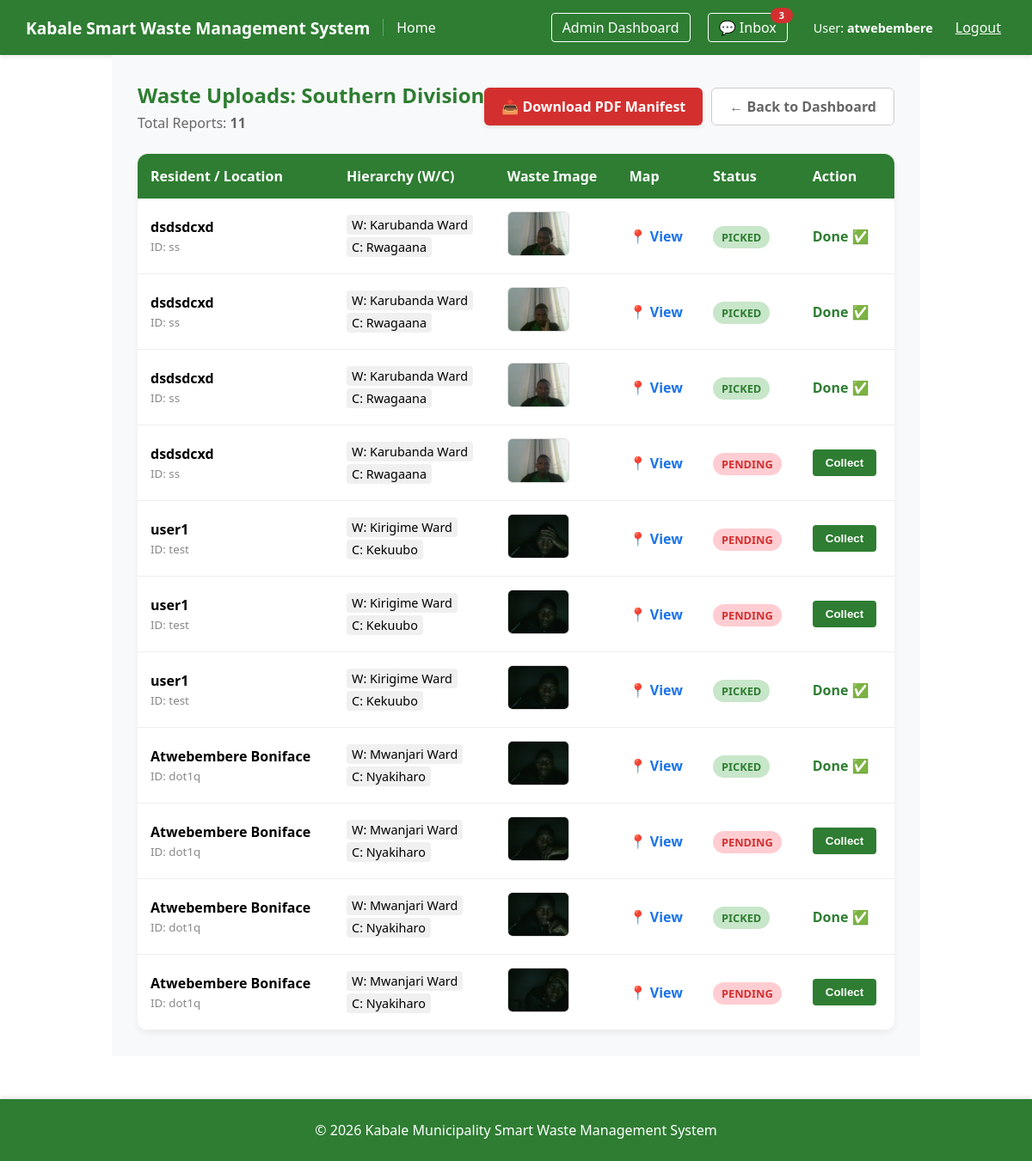
Screenshot of /users/division/Southern Division/uploads/ (signed in) with the database file from the repository.
### users/models.py (models this page shows, shortened)
class User(AbstractUser):
    full_name = models.CharField(max_length=255, null=True, blank=True)
    DIVISION_CHOICES = [
        ('Central Division', 'Central Division'),
        ('Northern Division', 'Northern Division'),
        ('Southern Division', 'Southern Division'),
    ]
    division = models.CharField(
        max_length=50,
        choices=DIVISION_CHOICES,
        null=True,
        blank=True
    )
    ward = models.CharField(max_length=100, null=True, blank=True)
    cell = models.CharField(max_length=100, null=True, blank=True)

class WasteReport(models.Model):
    STATUS_CHOICES = [
        ('pending', 'Pending'),
        ('collected', 'Collected'),
    ]
    user = models.ForeignKey(User, on_delete=models.CASCADE, related_name='reports')
    image = models.ImageField(upload_to='waste_images/')
    latitude = models.DecimalField(max_digits=22, decimal_places=16)
    longitude = models.DecimalField(max_digits=22, decimal_places=16)
    location_address = models.CharField(max_length=500, null=True, blank=True)
    status = models.CharField(max_length=20, choices=STATUS_CHOICES, default='pending')
    created_at = models.DateTimeField(auto_now_add=True)
    updated_at = models.DateTimeField(auto_now=True)
    class Meta:
        ordering = ['-created_at']

### users/views.py (the view)
# urls.py: path('division/<str:division>/uploads/', views.DivisionUploadListView.as_view(), name='division_uploads'),
class DivisionUploadListView(UserPassesTestMixin, ListView):
    model                = WasteReport
    template_name        = 'users/division_uploads.html'
    context_object_name  = 'reports'
    def test_func(self):
        return self.request.user.is_staff
    def get_queryset(self):
        division_name = self.kwargs.get('division')
        return WasteReport.objects.filter(user__division=division_name).order_by('-created_at')
    def get_context_data(self, **kwargs):
        context = super().get_context_data(**kwargs)
        context['division'] = self.kwargs.get('division')
        return context

### users/context_processors.py (called while the page is built)
def unread_message_count(request):
    if request.user.is_authenticated and request.user.is_staff:
        count = Message.objects.filter(recipient=request.user, is_read=False).count()
        return {'total_unread_messages': count}
    return {'total_unread_messages': 0}

### templates/users/division_uploads.html (shortened to what this page needs)
{% extends 'base.html' %}
{% block content %}
<div style="padding: 30px; background-color: #f8f9fa; min-height: 100vh;">
    <div style="display: flex; justify-content: space-between; align-items: center; margin-bottom: 25px;">
        <div>
            <h2 style="color: #2e7d32; margin: 0;">
                Waste Uploads: {{ division|title }}
            </h2>
            <p style="margin: 5px 0 0 0; color: #666;">
                Total Reports: <strong>{{ reports.count }}</strong>
            </p>
        </div>
        <div style="display: flex; gap: 10px;">
            <a href="{% url 'export_division_pdf' division %}"
               style="background-color: #d32f2f; color: white; padding: 10px 20px; border-radius: 6px; text-decoration: none; font-weight: bold; display: flex; align-items: center; gap: 8px; box-shadow: 0 2px 4px rgba(0,0,0,0.1);">
                📥 Download PDF Manifest
            </a>
            <a href="{% url 'admin_dashboard' %}"
               style="background-color: white; border: 1px solid #ccc; color: #666; padding: 10px 20px; border-radius: 6px; text-decoration: none; font-weight: 600;">
                ← Back to Dashboard
            </a>
        </div>
    </div>
    <div style="background: white; border-radius: 12px; box-shadow: 0 4px 6px rgba(0,0,0,0.05); overflow: hidden;">
        <table style="width: 100%; border-collapse: collapse;">
            <thead style="background-color: #2e7d32; color: white;">
                <tr>
                    <th style="padding: 15px; text-align: left;">Resident / Location</th>
                    <th style="padding: 15px; text-align: left;">Hierarchy (W/C)</th>
                    <th style="padding: 15px; text-align: left;">Waste Image</th>
                    <th style="padding: 15px; text-align: left;">Map</th>
                    <th style="padding: 15px; text-align: left;">Status</th>
                    <th style="padding: 15px; text-align: left;">Action</th>
                </tr>
            </thead>
            <tbody>
                {% for report in reports %}
                <tr style="border-bottom: 1px solid #eee;" class="table-row">
                    <td style="padding: 15px;">
                        <strong>{{ report.user.full_name|default:report.user.username }}</strong><br>
                        <small style="color: #888;">ID: {{ report.user.username }}</small>
                    </td>
                    <td style="padding: 15px;">
                        <span style="background: #f0f0f0; padding: 2px 6px; border-radius: 4px; font-size: 0.9em;">W: {{ report.user.ward }}</span><br>
                        <span style="background: #f0f0f0; padding: 2px 6px; border-radius: 4px; display: inline-block; margin-top: 4px; font-size: 0.9em;">C: {{ report.user.cell }}</span>
                    </td>
                    <td style="padding: 15px;">
                        {% if report.image %}
                            <a href="{{ report.image.url }}" target="_blank" title="Click to view full image" style="text-decoration: none;">
                                <div style="position: relative; display: inline-block; overflow: hidden; border-radius: 6px; border: 1px solid #ddd; width: 70px; height: 50px;">
                                    <img src="{{ report.image.url }}" class="waste-thumbnail"
                                         style="width: 100%; height: 100%; object-fit: cover; display: block; transition: transform 0.3s ease;">
                                </div>
                            </a>
                        {% else %}
                            <div style="width: 70px; height: 50px; background: #f9f9f9; border: 1px solid #eee; border-radius: 6px; display: flex; align-items: center; justify-content: center; font-size: 9px; color: #ccc;">
                                No Image
                            </div>
                        {% endif %}
                    </td>
                    <td style="padding: 15px;">
                        <a href="https://www.google.com/maps?q={{ report.latitude }},{{ report.longitude }}"
                           target="_blank"
                           style="text-decoration: none; font-weight: bold; color: #1a73e8; display: flex; align-items: center; gap: 4px;">
                            📍 View
                        </a>
                    </td>
                    <td style="padding: 15px;">
                        {% if report.status == 'pending' %}
                            <span style="color: #d32f2f; background: #ffcdd2; padding: 4px 10px; border-radius: 20px; font-size: 0.8em; font-weight: bold;">PENDING</span>
                        {% else %}
                            <span style="color: #2e7d32; background: #c8e6c9; padding: 4px 10px; border-radius: 20px; font-size: 0.8em; font-weight: bold;">PICKED</span>
                        {% endif %}
                    </td>
                    <td style="padding: 15px;">
                        {% if report.status == 'pending' %}
                            <form action="{% url 'mark_as_picked' report.pk %}" method="POST">
                                <button type="submit" class="collect-btn">Collect</button>
                            </form>
                        {% else %}
                            <span style="color: #2e7d32; font-weight: bold; display: flex; align-items: center; gap: 4px;">Done ✅</span>
                        {% endif %}
                    </td>
                </tr>
                {% endfor %}
            </tbody>
        </table>
    </div>
</div>
{% endblock %}

### templates/base.html (shortened to what this page needs)
<!DOCTYPE html>
<html lang="en">
<head>
</head>
<body>
<nav style="display: flex; justify-content: space-between; align-items: center; padding: 15px 30px; background: #2e7d32; color: white; box-shadow: 0 2px 5px rgba(0,0,0,0.1);">
    <div style="display: flex; align-items: center;">
        <a href="{% url 'home' %}" class="nav-title" style="color: white; font-size: 1.2em; font-weight: bold;">
            Kabale Smart Waste Management System
        </a>
        <span class="nav-link-separator"></span>
        <a href="{% url 'home' %}" class="nav-home-link" style="color: white; font-size: 1em;">Home</a>
    </div>
    <div class="nav-right" id="navRight">
        {% if user.is_authenticated %}
            {% if user.is_staff %}
                <a href="{% url 'admin_dashboard' %}" style="color: white; border: 1px solid white; padding: 5px 12px; border-radius: 4px;">
                    Admin Dashboard
                </a>
                <a href="{% url 'admin_inbox' %}" class="nav-inbox-btn">
                    💬 Inbox
                    {% if total_unread_messages > 0 %}
                        <span class="inbox-badge">{{ total_unread_messages }}</span>
                    {% endif %}
                </a>
            {% else %}
                <a href="{% url 'resident_dashboard' %}" style="color: white; border: 1px solid white; padding: 5px 12px; border-radius: 4px;">My Reports</a>
                <a href="{% url 'report_waste' %}" style="color: #ffd700; font-weight: bold;">+ Report Waste</a>
            {% endif %}
            <span class="nav-user-info" style="margin-left: 10px; font-size: 0.9em; color: white;">
                User: <strong>{{ user.username }}</strong>
            </span>
            <form action="{% url 'logout' %}" method="post" style="display: inline;">
                <button type="submit" style="background: none; border: none; color: white; cursor: pointer; text-decoration: underline; font-family: inherit; font-size: 1em;">
                    Logout
                </button>
            </form>
        {% else %}
            <a href="{% url 'login' %}" style="color: white;">Login</a>
            <a href="{% url 'register' %}" style="background: white; color: #2e7d32; padding: 6px 15px; border-radius: 4px; font-weight: bold;">Register</a>
        {% endif %}
    </div>
</nav>
<div class="container">
    {% block content %}
    {% endblock %}
</div>
<footer class="site-footer">
    <div style="max-width: 1200px; margin: auto;">
        &copy; 2026 Kabale Municipality Smart Waste Management System
    </div>
</footer>
</body>
</html>

### templates/base.html (style rules this page uses)
body { font-family: 'Segoe UI', Tahoma, Geneva, Verdana, sans-serif; margin: 0; background-color: #ffffff; display: flex; flex-direction: column; min-height: 100vh; }
nav a { text-decoration: none; transition: opacity 0.3s; }
.container { max-width: 1200px; margin: auto; background: transparent; flex: 1; }
.nav-link-separator { border-left: 1px solid rgba(255,255,255,0.3); margin-left: 15px; padding-left: 15px; height: 20px; display: inline-block; vertical-align: middle; }
.site-footer { background-color: #2e7d32; color: white; text-align: center; padding: 25px 30px; margin-top: 50px; box-shadow: 0 -2px 5px rgba(0,0,0,0.1); }
.nav-inbox-btn { position: relative; color: white; border: 1px solid white; padding: 5px 12px; border-radius: 4px; text-decoration: none; font-size: 1em; transition: opacity 0.3s; }
.inbox-badge { position: absolute; top: -7px; right: -7px; background: #d32f2f; color: white; font-size: 0.68em; font-weight: bold; padding: 2px 5px; border-radius: 10px; line-height: 1.3; min-width: 16px; text-align: center; }
.nav-right { display: flex; align-items: center; gap: 20px; }

### templates/users/division_uploads.html (style rules this page uses)
.collect-btn { background: #2e7d32; color: white; border: none; padding: 8px 15px; border-radius: 4px; cursor: pointer; font-weight: bold; transition: 0.2s; }

### rows the page displays
User: username "atwebembere"
WasteReport: user.full_name "dsdsdcxd", user.username "ss", user.ward "Karubanda Ward", user.cell "Rwagaana", image (picture), status "PICKED"
WasteReport: user.full_name "dsdsdcxd", user.username "ss", user.ward "Karubanda Ward", user.cell "Rwagaana", image (picture), status "PICKED"
WasteReport: user.full_name "dsdsdcxd", user.username "ss", user.ward "Karubanda Ward", user.cell "Rwagaana", image (picture), status "PICKED"
WasteReport: user.full_name "dsdsdcxd", user.username "ss", user.ward "Karubanda Ward", user.cell "Rwagaana", image (picture), status "PENDING"
WasteReport: user.full_name "user1", user.username "test", user.ward "Kirigime Ward", user.cell "Kekuubo", image (picture), status "PENDING"
WasteReport: user.full_name "user1", user.username "test", user.ward "Kirigime Ward", user.cell "Kekuubo", image (picture), status "PENDING"
WasteReport: user.full_name "user1", user.username "test", user.ward "Kirigime Ward", user.cell "Kekuubo", image (picture), status "PICKED"
WasteReport: user.full_name "Atwebembere Boniface", user.username "dot1q", user.ward "Mwanjari Ward", user.cell "Nyakiharo", image (picture), status "PICKED"
WasteReport: user.full_name "Atwebembere Boniface", user.username "dot1q", user.ward "Mwanjari Ward", user.cell "Nyakiharo", image (picture), status "PENDING"
WasteReport: user.full_name "Atwebembere Boniface", user.username "dot1q", user.ward "Mwanjari Ward", user.cell "Nyakiharo", image (picture), status "PICKED"
WasteReport: user.full_name "Atwebembere Boniface", user.username "dot1q", user.ward "Mwanjari Ward", user.cell "Nyakiharo", image (picture), status "PENDING"

### other values shown
{{ total_unread_messages }} "3"
{{ division|title }} "Southern Division"
{{ reports.count }} "11"
